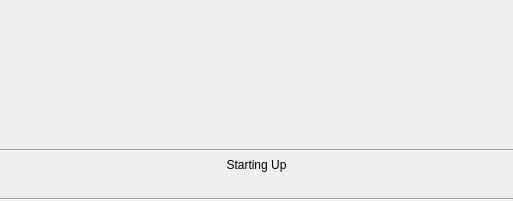
<?xml version="1.0" encoding="UTF-8"?>
<ui version="4.0">
 <class>ConnectionDialog</class>
 <widget class="QDialog" name="ConnectionDialog">
  <property name="windowModality">
   <enum>Qt::ApplicationModal</enum>
  </property>
  <property name="geometry">
   <rect>
    <x>0</x>
    <y>0</y>
    <width>513</width>
    <height>201</height>
   </rect>
  </property>
  <property name="windowTitle">
   <string>kmd-qt-wallet</string>
  </property>
  <property name="modal">
   <bool>true</bool>
  </property>
  <layout class="QVBoxLayout" name="verticalLayout">
   <property name="leftMargin">
    <number>0</number>
   </property>
   <property name="topMargin">
    <number>0</number>
   </property>
   <property name="rightMargin">
    <number>0</number>
   </property>
   <property name="bottomMargin">
    <number>0</number>
   </property>
   <item>
    <widget class="FilledIconLabel" name="topIcon">
     <property name="sizePolicy">
      <sizepolicy hsizetype="Expanding" vsizetype="Expanding">
       <horstretch>0</horstretch>
       <verstretch>0</verstretch>
      </sizepolicy>
     </property>
     <property name="text">
      <string notr="true"/>
     </property>
    </widget>
   </item>
   <item>
    <widget class="Line" name="line_2">
     <property name="orientation">
      <enum>Qt::Horizontal</enum>
     </property>
    </widget>
   </item>
   <item>
    <widget class="QLabel" name="status">
     <property name="text">
      <string>Starting Up</string>
     </property>
     <property name="alignment">
      <set>Qt::AlignCenter</set>
     </property>
     <property name="wordWrap">
      <bool>true</bool>
     </property>
    </widget>
   </item>
   <item>
    <widget class="QLabel" name="statusDetail">
     <property name="text">
      <string/>
     </property>
     <property name="alignment">
      <set>Qt::AlignCenter</set>
     </property>
    </widget>
   </item>
   <item>
    <widget class="Line" name="line">
     <property name="orientation">
      <enum>Qt::Horizontal</enum>
     </property>
    </widget>
   </item>
  </layout>
 </widget>
 <customwidgets>
  <customwidget>
   <class>FilledIconLabel</class>
   <extends>QLabel</extends>
   <header>fillediconlabel.h</header>
  </customwidget>
 </customwidgets>
 <resources/>
 <connections/>
</ui>
